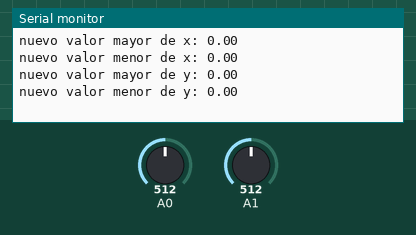
Simulated run of this sketch. Board: Arduino Uno, built with avr-gcc and run on an emulated ATmega328P. Shown: the last lines printed to the serial monitor. The inputs (shaded band) are chosen by the test bench; at power-on: A0 = 512, A1 = 512.

Above: at 1.2 s.
1.3 s: A0 set to 716
At 1.8 s:
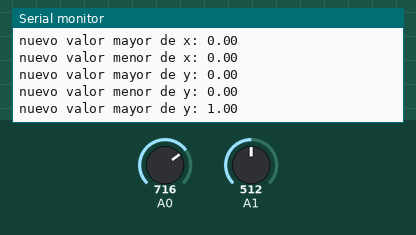
2.8 s: A1 set to 716
At 4.0 s:
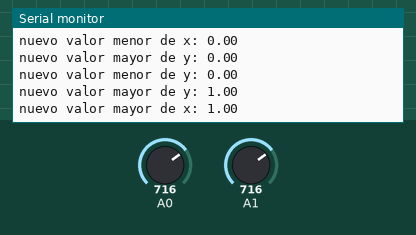
4.3 s: A0 set to 900
At 5.3 s:
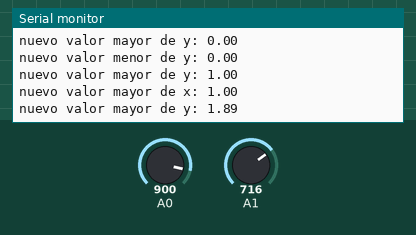
5.8 s: A1 set to 900
At 6.4 s:
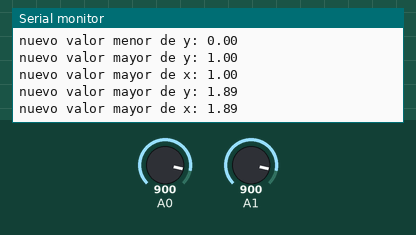

The sketch:

configurador_centro.ino
```cpp
float valorMayorX = -2, valorMenorX =4 , valorMayorY = -2, valorMenorY = 4;

void setup() {
  Serial.begin(115200);
  pinMode(A1, INPUT);
  pinMode(A0, INPUT);
}

void loop() {
  float sensorValuex = analogRead(A1);
  float sensorValuey = analogRead(A0);
  sensorValuex = (sensorValuex)*(5)/1024 -2.5;
  sensorValuey = (sensorValuey)*(5)/1024 -2.5;
  if(sensorValuex > valorMayorX){
    valorMayorX = sensorValuex;
    Serial.print("nuevo valor mayor de x: ");
    Serial.println(valorMayorX);
    }
  if(sensorValuex < valorMenorX){
    valorMenorX = sensorValuex;
    Serial.print("nuevo valor menor de x: ");
    Serial.println(valorMenorX);
    }

  if(sensorValuey > valorMayorY){
    valorMayorY = sensorValuey;
    Serial.print("nuevo valor mayor de y: ");
    Serial.println(valorMayorY);
    }
  if(sensorValuey < valorMenorY){
    valorMenorY = sensorValuey;
    Serial.print("nuevo valor menor de y: ");
    Serial.println(valorMenorY);
    }
}
```

Measured:
- after the input at 1.3 s, the serial monitor: prints a new line at once (image 1)
- after the input at 2.8 s, the serial monitor: prints a new line at once (image 2)
- after the input at 4.3 s, the serial monitor: prints a new line at once (image 3)
- after the input at 5.8 s, the serial monitor: prints a new line at once (image 4)
